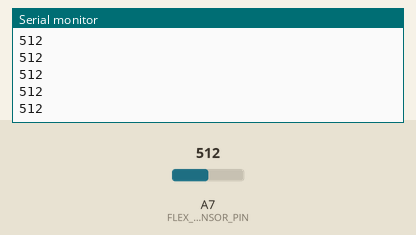
Recording of a sketch running on a simulated Arduino Nano, built with avr-gcc and run on an emulated ATmega328P. Parts: the last lines printed to the serial monitor. The test bench sets the inputs (shaded band); at power-on: A7 (FLEX_SENSOR_PIN) = 512.

Above: at 1.2 s.
1.3 s: A7 (FLEX_SENSOR_PIN) set to 716
At 1.32 s:
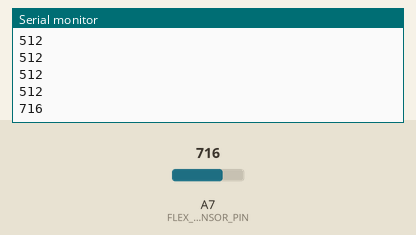
2.8 s: A7 (FLEX_SENSOR_PIN) set to 900
At 2.83 s:
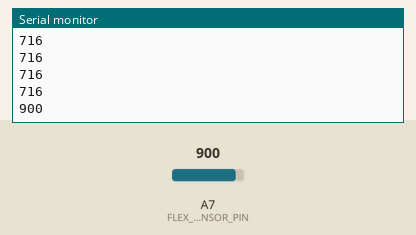
Timing chart, 0 to 5.8 s (numbered marks = the images above; inputs shaded):
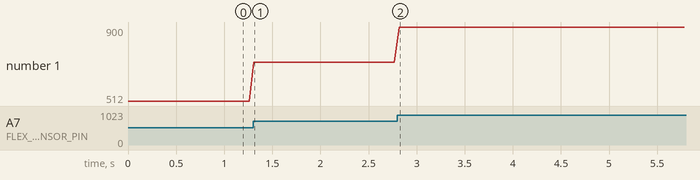

The sketch:

rawFlex.ino
```cpp
// SpectraSymbol FS-L-0055-253-ST
// Basic raw analog input reader

const int FLEX_SENSOR_PIN = A7;

void setup() {
  Serial.begin(115200);

  // Analog input pins do not normally require pinMode(),
  // but declaring it is acceptable.
  pinMode(FLEX_SENSOR_PIN, INPUT);

  Serial.println("Flex sensor raw input reader");
  Serial.println("Raw ADC value:");
}

void loop() {
  int rawFlexValue = analogRead(FLEX_SENSOR_PIN);

  Serial.println(rawFlexValue);

  delay(50);
}
```

Measured:
- after the input at 1.3 s, the serial monitor: prints a new line at once (image 1)
- after the input at 2.8 s, the serial monitor: prints a new line at once (image 2)
- plotted number 1: 512 → 716 after the input at 1.3 s, 716 → 900 after the input at 2.8 s
